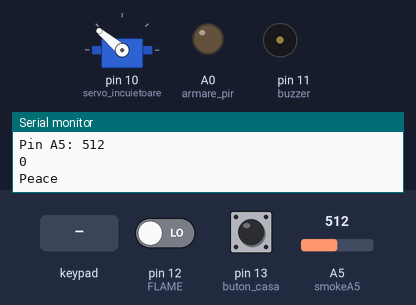
A sketch run on a simulated Arduino Uno, built with avr-gcc and run on an emulated ATmega328P. On the bench: servo, output pins drawn as LEDs (lit = HIGH), buzzer (waves = sounding), the last lines printed to the serial monitor. Inputs (shaded band) come from the test bench; at power-on: A5 (smokeA5) = 512, pin 13 (buton_casa) LOW, pin 12 (FLAME) LOW.

Above: at 1.2 s.
1.3 s: key 'A' pressed
At 1.75 s:
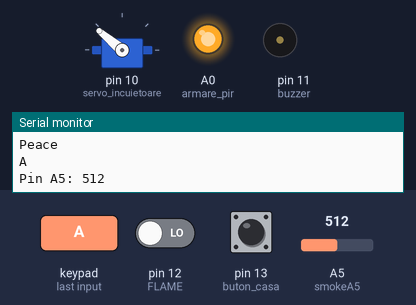
4.3 s: key 'C' pressed
At 5.4 s:
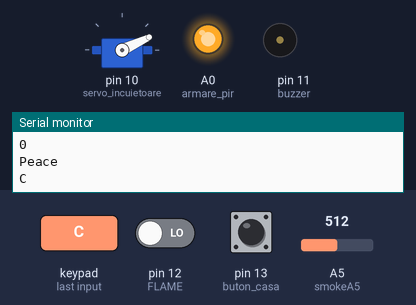
7.3 s: A5 (smokeA5) set to 413
10.3 s: A5 (smokeA5) set to 382
At 10.3 s:
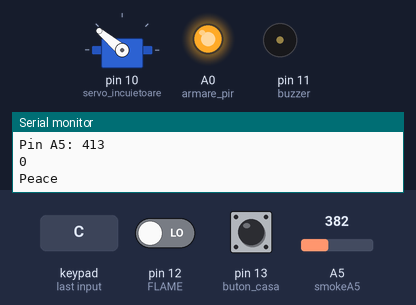
11.8 s: pin 13 (buton_casa) pulled HIGH for 3.2 s
At 12.38 s:
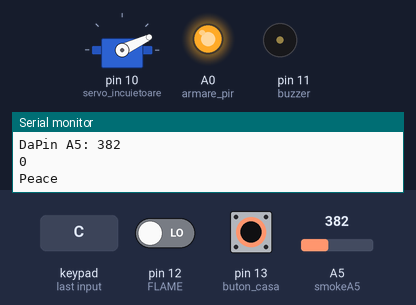
16.5 s: pin 12 (FLAME) driven HIGH
At 16.74 s:
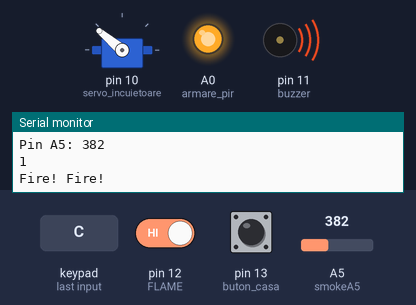
Timing chart, 0 to 20.5 s (numbered marks = the images above; inputs shaded):
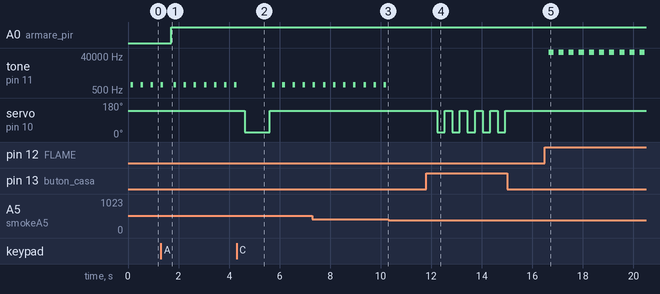

Measured:
- the behaviour switches between 401 and 400 on A5 (smokeA5) (found by bisection; images 2 and 3)
- after the input at 1.3 s, A0 (armare_pir): LOW → HIGH after 0.41 s
- after the input at 4.3 s, servo on pin 10 (servo_incuietoare): 140° → 25° after 0.31 s, → 140° 1.0 s later
- after the input at 10.3 s, tone on pin 11 (buzzer): stops changing and stays silent
- after the input at 11.8 s, servo on pin 10 (servo_incuietoare): alternates 140° for 0.30 s and 25° for 0.30 s, 10 changes in all, then stays 140°, starting after 0.43 s
- after the input at 16.5 s, tone on pin 11 (buzzer): alternates 65000 Hz for 0.20 s and silent for 0.20 s, starting after 0.14 s
- by itself, tone on pin 11 (buzzer): alternates 1000 Hz for 0.10 s and silent for 0.30 s

The sketch:

SecurityControl.ino
```cpp
#include <Keypad.h>
#include <Servo.h>
#define FLAME 12
#define buton_casa 13
#define armare_pir A0

const byte ROWS = 4;
const byte COLS = 4;
char hexaKeys[ROWS][COLS] = {
  {'1', '2', '3', 'A'},
  {'4', '5', '6', 'B'},
  {'7', '8', '9', 'C'},
  {'*', '0', '#', 'D'}
};
byte rowPins[ROWS] = {9, 8, 7, 6};
byte colPins[COLS] = {5, 4, 3, 2};
bool valoare_usa = false;

int cod = 0;
int valoare_cod;
int parametru_cod = 783;
int armare = 0;
Keypad customKeypad = Keypad( makeKeymap(hexaKeys), rowPins, colPins, ROWS, COLS);

Servo servo_incuietoare;
int pos = 0;


int smokeA5 = A5;
int sensorThreshold = 400;
int buzzer = 11;

void setup() {
  Serial.begin(9600);
  pinMode(buton_casa, INPUT);
  pinMode(FLAME, INPUT);
  pinMode(buzzer, OUTPUT);
  pinMode(smokeA5, INPUT);
  servo_incuietoare.attach(10);
  pinMode(armare_pir,OUTPUT);
}

void loop() {

  char customKey = customKeypad.getKey();

  if (customKey)
  {
    Serial.println(customKey);
    delay(100);
    if (customKey == '0' || customKey == '1' || customKey == '2' || customKey == '3' || customKey == '6' || customKey == '4' || customKey == '5' || customKey == '7' || customKey == '7' || customKey == '8' || customKey == '9')
    { valoare_cod = customKey - '0';
      cod = cod * 10 + valoare_cod;
    }
    if (cod == parametru_cod)
    { servo_incuietoare.write(140);
      valoare_usa = true;
      delay(1000);
    }
    if (customKey == 'C')
    { servo_incuietoare.write(25);
    valoare_usa=false;
      delay(1000);
      cod = 0;
    }
    if (customKey == 'D')
      cod = 0;
    if (customKey == 'A')
      armare = 1;
    if (customKey == 'B')
      armare = 0;

  }
  if(armare==0)
    analogWrite(armare_pir,0);
    else if(armare==1)
    analogWrite(armare_pir,255);
  int ok=digitalRead(buton_casa);
    if (ok == HIGH && valoare_usa == true)
      {servo_incuietoare.write(25);
      valoare_usa=false;
      Serial.print("Da");}
    else if (ok == HIGH && valoare_usa == false)
      {servo_incuietoare.write(140);
      valoare_usa=true;
      Serial.print("NU");}

  int analogSensor = analogRead(smokeA5);

  Serial.print("Pin A5: ");
  Serial.println(analogSensor);

  if (analogSensor > sensorThreshold)
  {servo_incuietoare.write(140);
  delay(100);
    tone(buzzer, 1000, 200);
  }
  else
  {
    noTone(buzzer);
  }
  delay(100);
  int fire = digitalRead(FLAME);
 Serial.println(fire);
  if ( fire == HIGH)
  {servo_incuietoare.write(140);
  delay(100);
    tone(buzzer, 65000, 200);
    Serial.println("Fire! Fire!");
  } else {
    noTone(buzzer);
    Serial.println("Peace");


  }


  delay(200);


}
```
